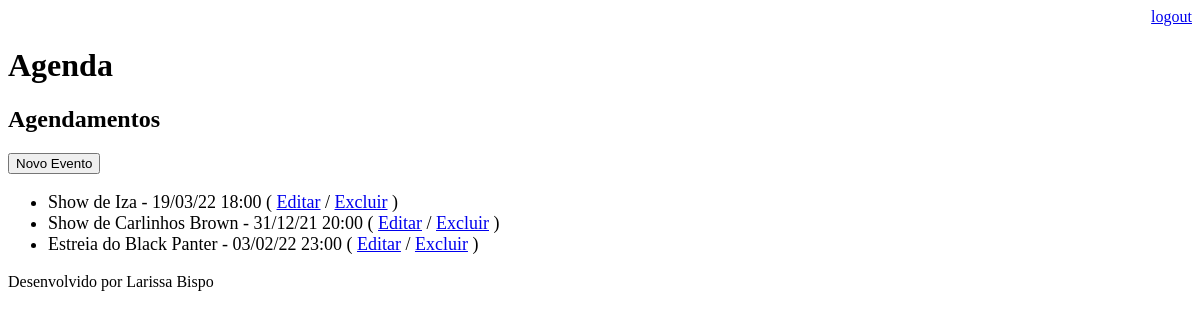
/agenda/ (signed in), run on an earlier commit of the app's database.
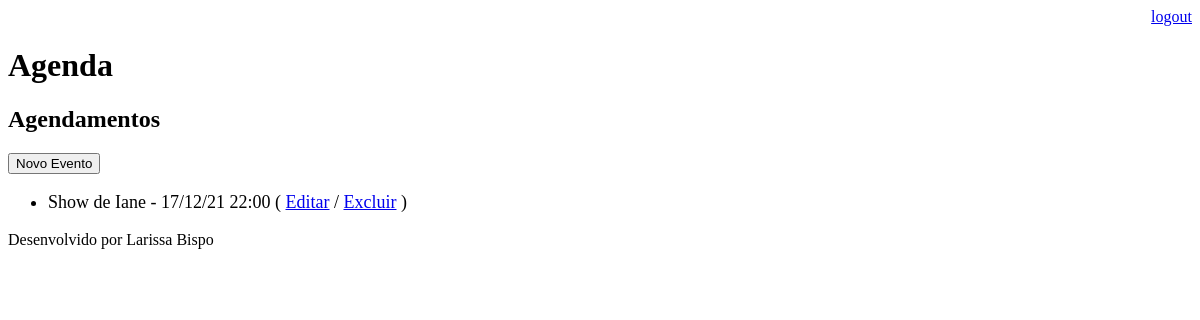
And on a later commit of the database.
### core/models.py (models this page shows, shortened)
class Evento(models.Model):
    titulo = models.CharField(max_length=100)
    descricao = models.TextField(blank=True, null=True)
    data_evento = models.DateTimeField()
    data_criacao = models.DateTimeField(auto_now=True)
    usuario = models.ForeignKey(User, on_delete=models.CASCADE)
    class Meta:
        db_table = 'evento'
    def get_data_evento(self):
        return self.data_evento.strftime('%d/%m/%y %H:%M')
    def get_evento_atrasado(self):
        if self.data_evento < datetime.now():
            return True
        else:
            return False

### core/views.py (the view)
# urls.py: path('agenda/', views.lista_eventos),
@login_required(login_url='/login/')
def lista_eventos(request):
    user = request.user
    usuario = request.user
    data_atual = datetime.now() - timedelta(hours=1)
    evento = Evento.objects.filter(usuario=usuario,
                                   data_evento__gt=data_atual)
    dados = {'eventos': evento}
    return render(request, 'agenda.html', dados)

### templates/agenda.html (shortened to what this page needs)
{% extends "model page.html" %}
{% block content %}
    <h2>Agendamentos</h2>
    <a href="evento/">
       <button type="button">Novo Evento</button>
    </a>
    <ul style="font-size: 18px">
        {% for evento in eventos %}
            <li>
                <div style=>
                    {{evento.titulo}} - {{evento.get_data_evento}}
                    ( <a href="evento/?id={{ evento.id }}">Editar</a>
                    / <a href="evento/delete/{{ evento.id }}/">Excluir</a> )
                </div>
            </li>
        {% endfor %}
    </ul>
{% endblock %}

### templates/model page.html
<!DOCTYPE html>
<html lang="en">
<head>
    {% include "model header.html" %}
</head>
<body>
    {% block content %} {% endblock %}
    {% include "model footer.html" %}
</body>
</html>

### templates/model header.html (shortened to what this page needs)
    <div align="right">
        <a href="/logout">logout</a>
    </div>
    <h1>Agenda</h1>

### templates/model footer.html
<p>Desenvolvido por Larissa Bispo</p>

What changed in the data, as far as the page shows it:
removed Evento: titulo "Show de Iza", get_data_evento "19/03/22 18:00"
removed Evento: titulo "Estreia do Black Panter", get_data_evento "03/02/22 23:00"
changed Evento: titulo "Show de Carlinhos Brown" → "Show de Iane"; get_data_evento "31/12/21 20:00" → "17/12/21 22:00"
